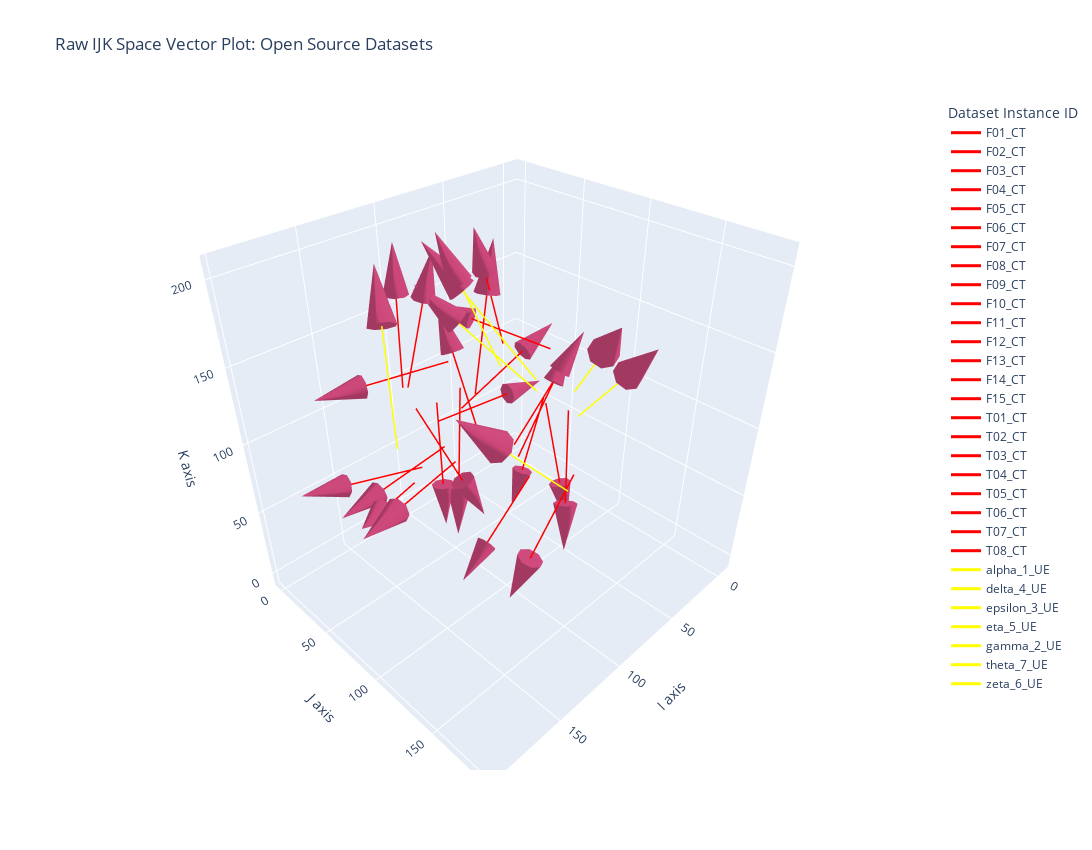

The cell this chart's notebook holds for it:
### Markdown cell above
We observe that the opening angle of the cone defined by the standard operating procedure in clinical practice is approximately $\theta_{o}\approx 60 ^{\circ}$

### Code cell
fig = go.Figure()

fig.add_traces(raw_vectortraces_wim)
fig.add_traces(raw_vectortraces_sib)

fig.update_layout(
    title='SupVis.3: Raw IJK Space Vector Plot: Open Source Datasets',
    **global_layout_kwargs
)

fig.show()

### Figure 1 — Plotly figure (JSON) as saved in the notebook; plotly's stock layout.template omitted (floating-point values rounded to 4 significant figures)
{"data": [{"line": {"color": "red", "width": 3}, "mode": "lines", "name": "F01_CT", "type": "scatter3d", "x": [44, 67], "y": [79, 24], "z": [131, 143]}, {"name": "F01_CT", "showscale": false, "type": "cone", "u": [20.7], "v": [-49.5], "w": [10.8], "x": [66.54], "y": [25.1], "z": [142.8]}, {"line": {"color": "red", "width": 3}, "mode": "lines", "name": "F02_CT", "type": "scatter3d", "x": [71, 50], "y": [41, 32], "z": [95, 164]}, {"name": "F02_CT", "showscale": false, "type": "cone", "u": [-18.9], "v": [-8.1], "w": [62.1], "x": [50.42], "y": [32.18], "z": [162.6]}, {"line": {"color": "red", "width": 3}, "mode": "lines", "name": "F03_CT", "type": "scatter3d", "x": [83, 105], "y": [136, 120], "z": [89, 20]}, {"name": "F03_CT", "showscale": false, "type": "cone", "u": [19.8], "v": [-14.4], "w": [-62.1], "x": [104.6], "y": [120.3], "z": [21.38]}, {"line": {"color": "red", "width": 3}, "mode": "lines", "name": "F04_CT", "type": "scatter3d", "x": [76, 15], "y": [33, 35], "z": [83, 107]}, {"name": "F04_CT", "showscale": false, "type": "cone", "u": [-54.9], "v": [1.8], "w": [21.6], "x": [16.22], "y": [34.96], "z": [106.5]}, {"line": {"color": "red", "width": 3}, "mode": "lines", "name": "F05_CT", "type": "scatter3d", "x": [117, 168], "y": [33, 65], "z": [46, 69]}, {"name": "F05_CT", "showscale": false, "type": "cone", "u": [45.9], "v": [28.8], "w": [20.7], "x": [167.0], "y": [64.36], "z": [68.54]}, {"line": {"color": "red", "width": 3}, "mode": "lines", "name": "F06_CT", "type": "scatter3d", "x": [85, 148], "y": [33, 20], "z": [121, 123]}, {"name": "F06_CT", "showscale": false, "type": "cone", "u": [56.7], "v": [-11.7], "w": [1.8], "x": [146.7], "y": [20.26], "z": [123.0]}, {"line": {"color": "red", "width": 3}, "mode": "lines", "name": "F07_CT", "type": "scatter3d", "x": [26, 48], "y": [58, 58], "z": [79, 22]}, {"name": "F07_CT", "showscale": false, "type": "cone", "u": [19.8], "v": [0], "w": [-51.3], "x": [47.56], "y": [58], "z": [23.14]}, {"line": {"color": "red", "width": 3}, "mode": "lines", "name": "F08_CT", "type": "scatter3d", "x": [59, 23], "y": [64, 74], "z": [61, 113]}, {"name": "F08_CT", "showscale": false, "type": "cone", "u": [-32.4], "v": [9], "w": [46.8], "x": [23.72], "y": [73.8], "z": [112.0]}, {"line": {"color": "red", "width": 3}, "mode": "lines", "name": "F09_CT", "type": "scatter3d", "x": [35, 56], "y": [88, 108], "z": [87, 24]}, {"name": "F09_CT", "showscale": false, "type": "cone", "u": [18.9], "v": [18], "w": [-56.7], "x": [55.58], "y": [107.6], "z": [25.26]}, {"line": {"color": "red", "width": 3}, "mode": "lines", "name": "F10_CT", "type": "scatter3d", "x": [98, 105], "y": [36, 47], "z": [99, 36]}, {"name": "F10_CT", "showscale": false, "type": "cone", "u": [6.3], "v": [9.9], "w": [-56.7], "x": [104.9], "y": [46.78], "z": [37.26]}, {"line": {"color": "red", "width": 3}, "mode": "lines", "name": "F11_CT", "type": "scatter3d", "x": [41, 44], "y": [74, 94], "z": [89, 28]}, {"name": "F11_CT", "showscale": false, "type": "cone", "u": [2.7], "v": [18], "w": [-54.9], "x": [43.94], "y": [93.6], "z": [29.22]}, {"line": {"color": "red", "width": 3}, "mode": "lines", "name": "F12_CT", "type": "scatter3d", "x": [79, 98], "y": [36, 53], "z": [101, 32]}, {"name": "F12_CT", "showscale": false, "type": "cone", "u": [17.1], "v": [15.3], "w": [-62.1], "x": [97.62], "y": [52.66], "z": [33.38]}, {"line": {"color": "red", "width": 3}, "mode": "lines", "name": "F13_CT", "type": "scatter3d", "x": [117, 112], "y": [29, 23], "z": [115, 180]}, {"name": "F13_CT", "showscale": false, "type": "cone", "u": [-4.5], "v": [-5.4], "w": [58.5], "x": [112.1], "y": [23.12], "z": [178.7]}, {"line": {"color": "red", "width": 3}, "mode": "lines", "name": "F14_CT", "type": "scatter3d", "x": [109, 94], "y": [23, 27], "z": [109, 172]}, {"name": "F14_CT", "showscale": false, "type": "cone", "u": [-13.5], "v": [3.6], "w": [56.7], "x": [94.3], "y": [26.92], "z": [170.7]}, {"line": {"color": "red", "width": 3}, "mode": "lines", "name": "F15_CT", "type": "scatter3d", "x": [85, 82], "y": [61, 30], "z": [77, 135]}, {"name": "F15_CT", "showscale": false, "type": "cone", "u": [-2.7], "v": [-27.9], "w": [52.2], "x": [82.06], "y": [30.62], "z": [133.8]}, {"line": {"color": "red", "width": 3}, "mode": "lines", "name": "T01_CT", "type": "scatter3d", "x": [68, 29], "y": [77, 73], "z": [63, 107]}, {"name": "T01_CT", "showscale": false, "type": "cone", "u": [-35.1], "v": [-3.6], "w": [39.6], "x": [29.78], "y": [73.08], "z": [106.1]}, {"line": {"color": "red", "width": 3}, "mode": "lines", "name": "T02_CT", "type": "scatter3d", "x": [70, 120], "y": [89, 97], "z": [55, 28]}, {"name": "T02_CT", "showscale": false, "type": "cone", "u": [45], "v": [7.2], "w": [-24.3], "x": [119], "y": [96.84], "z": [28.54]}, {"line": {"color": "red", "width": 3}, "mode": "lines", "name": "T03_CT", "type": "scatter3d", "x": [44, 62], "y": [38, 39], "z": [119, 182]}, {"name": "T03_CT", "showscale": false, "type": "cone", "u": [16.2], "v": [0.9], "w": [56.7], "x": [61.64], "y": [38.98], "z": [180.7]}, {"line": {"color": "red", "width": 3}, "mode": "lines", "name": "T04_CT", "type": "scatter3d", "x": [114, 176], "y": [71, 89], "z": [81, 87]}, {"name": "T04_CT", "showscale": false, "type": "cone", "u": [55.8], "v": [16.2], "w": [5.4], "x": [174.8], "y": [88.64], "z": [86.88]}, {"line": {"color": "red", "width": 3}, "mode": "lines", "name": "T05_CT", "type": "scatter3d", "x": [133, 112], "y": [62, 80], "z": [123, 63]}, {"name": "T05_CT", "showscale": false, "type": "cone", "u": [-18.9], "v": [16.2], "w": [-54], "x": [112.4], "y": [79.64], "z": [64.2]}, {"line": {"color": "red", "width": 3}, "mode": "lines", "name": "T06_CT", "type": "scatter3d", "x": [105, 167], "y": [26, 20], "z": [48, 63]}, {"name": "T06_CT", "showscale": false, "type": "cone", "u": [55.8], "v": [-5.4], "w": [13.5], "x": [165.8], "y": [20.12], "z": [62.7]}, {"line": {"color": "red", "width": 3}, "mode": "lines", "name": "T07_CT", "type": "scatter3d", "x": [100, 161], "y": [44, 48], "z": [71, 67]}, {"name": "T07_CT", "showscale": false, "type": "cone", "u": [54.9], "v": [3.6], "w": [-3.6], "x": [159.8], "y": [47.92], "z": [67.08]}, {"line": {"color": "red", "width": 3}, "mode": "lines", "name": "T08_CT", "type": "scatter3d", "x": [92, 29], "y": [29, 36], "z": [79, 77]}, {"name": "T08_CT", "showscale": false, "type": "cone", "u": [-56.7], "v": [6.3], "w": [-1.8], "x": [30.26], "y": [35.86], "z": [77.04]}, {"line": {"color": "yellow", "width": 3}, "mode": "lines", "name": "alpha_1_UE", "type": "scatter3d", "x": [56, 82], "y": [110, 152], "z": [120, 176]}, {"name": "alpha_1_UE", "showscale": false, "type": "cone", "u": [23.4], "v": [37.8], "w": [50.4], "x": [81.48], "y": [151.2], "z": [174.9]}, {"line": {"color": "yellow", "width": 3}, "mode": "lines", "name": "delta_4_UE", "type": "scatter3d", "x": [62, 74], "y": [119, 164], "z": [110, 165]}, {"name": "delta_4_UE", "showscale": false, "type": "cone", "u": [10.8], "v": [40.5], "w": [49.5], "x": [73.76], "y": [163.1], "z": [163.9]}, {"line": {"color": "yellow", "width": 3}, "mode": "lines", "name": "epsilon_3_UE", "type": "scatter3d", "x": [59, 90], "y": [83, 38], "z": [110, 158]}, {"name": "epsilon_3_UE", "showscale": false, "type": "cone", "u": [27.9], "v": [-40.5], "w": [43.2], "x": [89.38], "y": [38.9], "z": [157.0]}, {"line": {"color": "yellow", "width": 3}, "mode": "lines", "name": "eta_5_UE", "type": "scatter3d", "x": [62, 85], "y": [85, 38], "z": [120, 178]}, {"name": "eta_5_UE", "showscale": false, "type": "cone", "u": [20.7], "v": [-42.3], "w": [52.2], "x": [84.54], "y": [38.94], "z": [176.8]}, {"line": {"color": "yellow", "width": 3}, "mode": "lines", "name": "gamma_2_UE", "type": "scatter3d", "x": [66, 85], "y": [59, 40], "z": [120, 184]}, {"name": "gamma_2_UE", "showscale": false, "type": "cone", "u": [17.1], "v": [-17.1], "w": [57.6], "x": [84.62], "y": [40.38], "z": [182.7]}, {"line": {"color": "yellow", "width": 3}, "mode": "lines", "name": "theta_7_UE", "type": "scatter3d", "x": [160, 134], "y": [80, 38], "z": [119, 176]}, {"name": "theta_7_UE", "showscale": false, "type": "cone", "u": [-23.4], "v": [-37.8], "w": [51.3], "x": [134.5], "y": [38.84], "z": [174.9]}, {"line": {"color": "yellow", "width": 3}, "mode": "lines", "name": "zeta_6_UE", "type": "scatter3d", "x": [112, 160], "y": [157, 149], "z": [106, 159]}, {"name": "zeta_6_UE", "showscale": false, "type": "cone", "u": [43.2], "v": [-7.2], "w": [47.7], "x": [159.0], "y": [149.2], "z": [157.9]}], "layout": {"height": 850, "legend": {"title": {"text": "Dataset Instance ID"}}, "scene": {"xaxis": {"title": {"text": "I axis"}}, "yaxis": {"title": {"text": "J axis"}}, "zaxis": {"title": {"text": "K axis"}}}, "title": {"text": "Raw IJK Space Vector Plot: Open Source Datasets"}, "width": 1500}}
